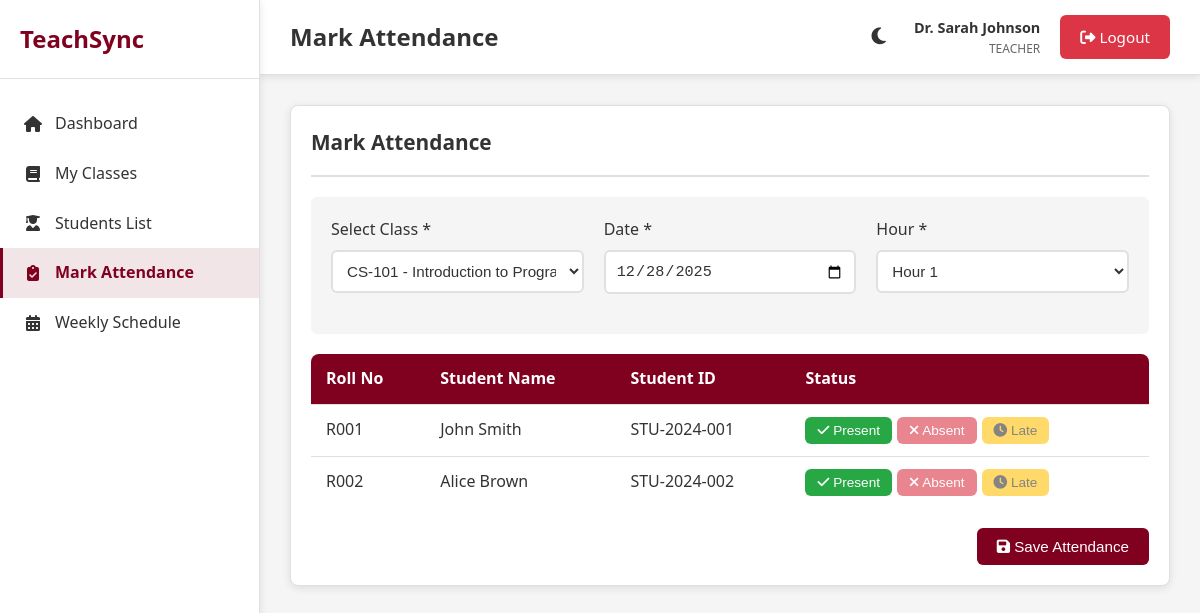
The page /attendance.php?class_id=1 (signed in) on the database its author committed.
### tables this page shows
CREATE TABLE IF NOT EXISTS students (
    id INT PRIMARY KEY AUTO_INCREMENT,
    user_id INT UNIQUE NOT NULL,
    student_id VARCHAR(20) UNIQUE NOT NULL,
    roll_number VARCHAR(20) UNIQUE NOT NULL,
    full_name VARCHAR(100) NOT NULL,
    class_id INT,
    section VARCHAR(10),
    phone VARCHAR(20),
    address TEXT,
    enrollment_date DATE,
    created_at TIMESTAMP DEFAULT CURRENT_TIMESTAMP,
    FOREIGN KEY (user_id) REFERENCES users(id) ON DELETE CASCADE,
    FOREIGN KEY (class_id) REFERENCES classes(id) ON DELETE SET NULL
);

### attendance.php (the view, shortened to what this page needs)
<?php
$conn = getDBConnection();
$teacher_id = $_SESSION['teacher_id'] ?? null;
$selected_class_id = isset($_GET['class_id']) ? intval($_GET['class_id']) : 0;
$selected_date = isset($_GET['date']) ? $_GET['date'] : date('Y-m-d');
$selected_hour = isset($_GET['hour']) ? intval($_GET['hour']) : 1;
$teacher_classes = $conn->query("
    SELECT c.* FROM classes c
    WHERE c.teacher_id = (SELECT id FROM teachers WHERE teacher_id = '$teacher_id')
    ORDER BY c.class_name
")->fetch_all(MYSQLI_ASSOC);
$students = [];
if ($selected_class_id > 0) {
    $students = $conn->query("
        SELECT s.*,
               (SELECT status FROM attendance
                WHERE student_id = s.id
                AND class_id = $selected_class_id
                AND attendance_date = '$selected_date'
                AND hour_number = $selected_hour
                LIMIT 1) as current_status
        FROM students s
        INNER JOIN class_students cs ON s.id = cs.student_id
        WHERE cs.class_id = $selected_class_id
        ORDER BY s.roll_number, s.full_name
    ")->fetch_all(MYSQLI_ASSOC);
}
$hours = [1, 2, 3, 4, 5, 6];
include '../includes/header.php';
?>
<div class="card">
    <div class="card-header">
        <h3 class="card-title">Mark Attendance</h3>
    </div>
    <form method="GET" style="margin-bottom: 20px; padding: 20px; background: var(--bg-color); border-radius: 6px;">
        <div class="form-row">
            <div class="form-group">
                <label>Select Class *</label>
                <select name="class_id" required onchange="this.form.submit()">
                    <?php foreach ($teacher_classes as $class): ?>
                        <option value="<?php echo $class['id']; ?>" <?php echo $selected_class_id == $class['id'] ? 'selected' : ''; ?>>
                            <?php echo htmlspecialchars($class['class_code'] . ' - ' . $class['class_name']); ?>
                        </option>
                    <?php endforeach; ?>
                </select>
            </div>
            <div class="form-group">
                <label>Date *</label>
                <input type="date" name="date" value="<?php echo $selected_date; ?>" required onchange="this.form.submit()">
            </div>
            <div class="form-group">
                <label>Hour *</label>
                <select name="hour" required onchange="this.form.submit()">
                    <?php foreach ($hours as $hour): ?>
                        <option value="<?php echo $hour; ?>" <?php echo $selected_hour == $hour ? 'selected' : ''; ?>>
                            Hour <?php echo $hour; ?>
                        </option>
                    <?php endforeach; ?>
                </select>
            </div>
        </div>
    </form>
    <?php if ($selected_class_id > 0 && count($students) > 0): ?>
        <form method="POST">
            <div class="table-container">
                <table class="table">
                    <thead>
                        <tr>
                            <th>Roll No</th>
                            <th>Student Name</th>
                            <th>Student ID</th>
                            <th>Status</th>
                        </tr>
                    </thead>
                    <tbody>
                        <?php foreach ($students as $student): ?>
                            <tr>
                                <td><?php echo htmlspecialchars($student['roll_number']); ?></td>
                                <td><?php echo htmlspecialchars($student['full_name']); ?></td>
                                <td><?php echo htmlspecialchars($student['student_id']); ?></td>
                                <td>
                                    <div style="display: flex; gap: 5px;">
                                        <button type="button"
                                                class="btn btn-sm <?php echo ($student['current_status'] ?? '') === 'P' ? 'btn-success active' : 'btn-success'; ?>"
                                                onclick="toggleAttendanceStatus(this, 'P', <?php echo $student['id']; ?>)"
                                                style="<?php echo ($student['current_status'] ?? '') === 'P' ? 'opacity: 1;' : 'opacity: 0.6;'; ?>">
                                            <i class="fas fa-check"></i> Present
                                        </button>
                                        <button type="button"
                                                class="btn btn-sm <?php echo ($student['current_status'] ?? '') === 'A' ? 'btn-danger active' : 'btn-danger'; ?>"
                                                onclick="toggleAttendanceStatus(this, 'A', <?php echo $student['id']; ?>)"
                                                style="<?php echo ($student['current_status'] ?? '') === 'A' ? 'opacity: 1;' : 'opacity: 0.6;'; ?>">
                                            <i class="fas fa-times"></i> Absent
                                        </button>
                                        <button type="button"
                                                class="btn btn-sm <?php echo ($student['current_status'] ?? '') === 'L' ? 'btn-warning active' : 'btn-warning'; ?>"
                                                onclick="toggleAttendanceStatus(this, 'L', <?php echo $student['id']; ?>)"
                                                style="<?php echo ($student['current_status'] ?? '') === 'L' ? 'opacity: 1;' : 'opacity: 0.6;'; ?>">
                                            <i class="fas fa-clock"></i> Late
                                        </button>
                                    </div>
                                </td>
                            </tr>
                        <?php endforeach; ?>
                    </tbody>
                </table>
            </div>
            <div style="margin-top: 20px; text-align: right;">
                <button type="submit" name="mark_attendance" class="btn btn-primary btn-lg">
                    <i class="fas fa-save"></i> Save Attendance
                </button>
            </div>
        </form>
    <?php elseif ($selected_class_id > 0): ?>
        <div style="padding: 40px; text-align: center; color: var(--text-light);">
            <p>No students enrolled in this class.</p>
        </div>
    <?php else: ?>
        <div style="padding: 40px; text-align: center; color: var(--text-light);">
            <p>Please select a class to mark attendance.</p>
        </div>
    <?php endif; ?>
</div>
<?php include '../includes/footer.php'; ?>

### style.css (style rules this page uses)
:root { --primary-color: #800020; --secondary-color: #708090; --accent-color: #A0522D; --bg-color: #f5f5f5; --card-bg: #ffffff; --text-color: #333333; --text-light: #666666; --border-color: #e0e0e0; --success-color: #28a745; --danger-color: #dc3545; --warning-color: #ffc107; --info-color: #17a2b8; --shadow: 0 2px 8px rgba(0,0,0,0.1); --shadow-lg: 0 4px 16px rgba(0,0,0,0.15); }
* { margin: 0; padding: 0; box-sizing: border-box; }
body { font-family: 'Segoe UI', Tahoma, Geneva, Verdana, sans-serif; background-color: var(--bg-color); color: var(--text-color); line-height: 1.6; transition: background-color 0.3s, color 0.3s; }
.card { background: var(--card-bg); border-radius: 8px; padding: 20px; margin-bottom: 20px; box-shadow: var(--shadow); border: 1px solid var(--border-color); }
.card-header { display: flex; justify-content: space-between; align-items: center; margin-bottom: 20px; padding-bottom: 15px; border-bottom: 2px solid var(--border-color); }
.card-title { font-size: 1.3rem; color: var(--text-color); font-weight: 600; }
.btn { padding: 10px 20px; border: none; border-radius: 6px; font-size: 0.95rem; cursor: pointer; transition: all 0.3s; text-decoration: none; display: inline-block; text-align: center; }
.btn-primary { background: var(--primary-color); color: white; }
.btn-success { background: var(--success-color); color: white; }
.btn-danger { background: var(--danger-color); color: white; }
.btn-warning { background: var(--warning-color); color: var(--text-color); }
.btn-sm { padding: 6px 12px; font-size: 0.85rem; }
.form-group { margin-bottom: 20px; }
.form-group label { display: block; margin-bottom: 8px; color: var(--text-color); font-weight: 500; }
.form-group input, .form-group select, .form-group textarea { width: 100%; padding: 10px; border: 2px solid var(--border-color); border-radius: 6px; font-size: 0.95rem; background-color: var(--card-bg); color: var(--text-color); transition: border-color 0.3s; }
.form-row { display: grid; grid-template-columns: repeat(auto-fit, minmax(250px, 1fr)); gap: 20px; }
.table-container { overflow-x: auto; }
.table { width: 100%; border-collapse: collapse; background: var(--card-bg); border-radius: 8px; overflow: hidden; }
.table thead { background: var(--primary-color); color: white; }
.table th, .table td { padding: 12px 15px; text-align: left; border-bottom: 1px solid var(--border-color); }
.table tbody tr:last-child td { border-bottom: none; }

### rows shown on the page
students: roll_number "R001", full_name "John Smith", student "STU-2024-001"
students: roll_number "R002", full_name "Alice Brown", student "STU-2024-002"

### other values the page prints
APP_NAME "TeachSync"
$page_title "Mark Attendance"
$full_name "Dr. Sarah Johnson"
$current_role "TEACHER"
form field class_id "CS-101 - Introduction to Programming"
